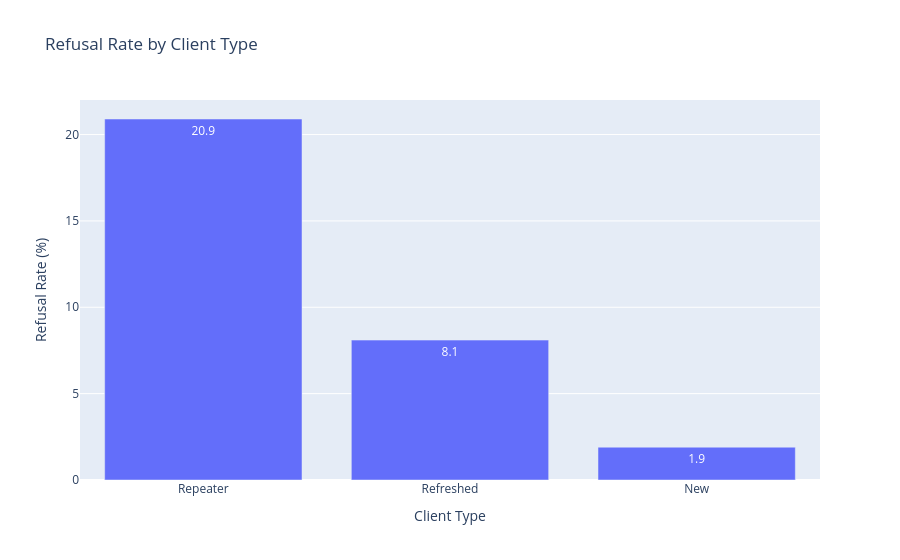

Here is the notebook cell this chart was saved with:
### Code cell
px.bar(data_frame= client, x= 'NAME_CLIENT_TYPE', y= 'Refusal_Rate', text= 'Refusal_Rate',
       labels= {'NAME_CLIENT_TYPE' : 'Client Type', 'Refusal_Rate' : 'Refusal Rate (%)'},
       title= 'Refusal Rate by Client Type')

### Figure 1 — Plotly figure (JSON) as saved in the notebook; plotly's stock layout.template omitted (floating-point values rounded to 4 significant figures)
{"data": [{"hovertemplate": "Client Type=%{x}<br>Refusal Rate (%)=%{text}<extra></extra>", "legendgroup": "", "marker": {"color": "#636efa", "pattern": {"shape": ""}}, "name": "", "orientation": "v", "showlegend": false, "text": [20.9, 8.1, 1.9], "textposition": "auto", "type": "bar", "x": ["Repeater", "Refreshed", "New"], "xaxis": "x", "y": [20.9, 8.1, 1.9], "yaxis": "y"}], "layout": {"barmode": "relative", "legend": {"tracegroupgap": 0}, "title": {"text": "Refusal Rate by Client Type"}, "xaxis": {"anchor": "y", "domain": [0, 1], "title": {"text": "Client Type"}}, "yaxis": {"anchor": "x", "domain": [0, 1], "title": {"text": "Refusal Rate (%)"}}}}
